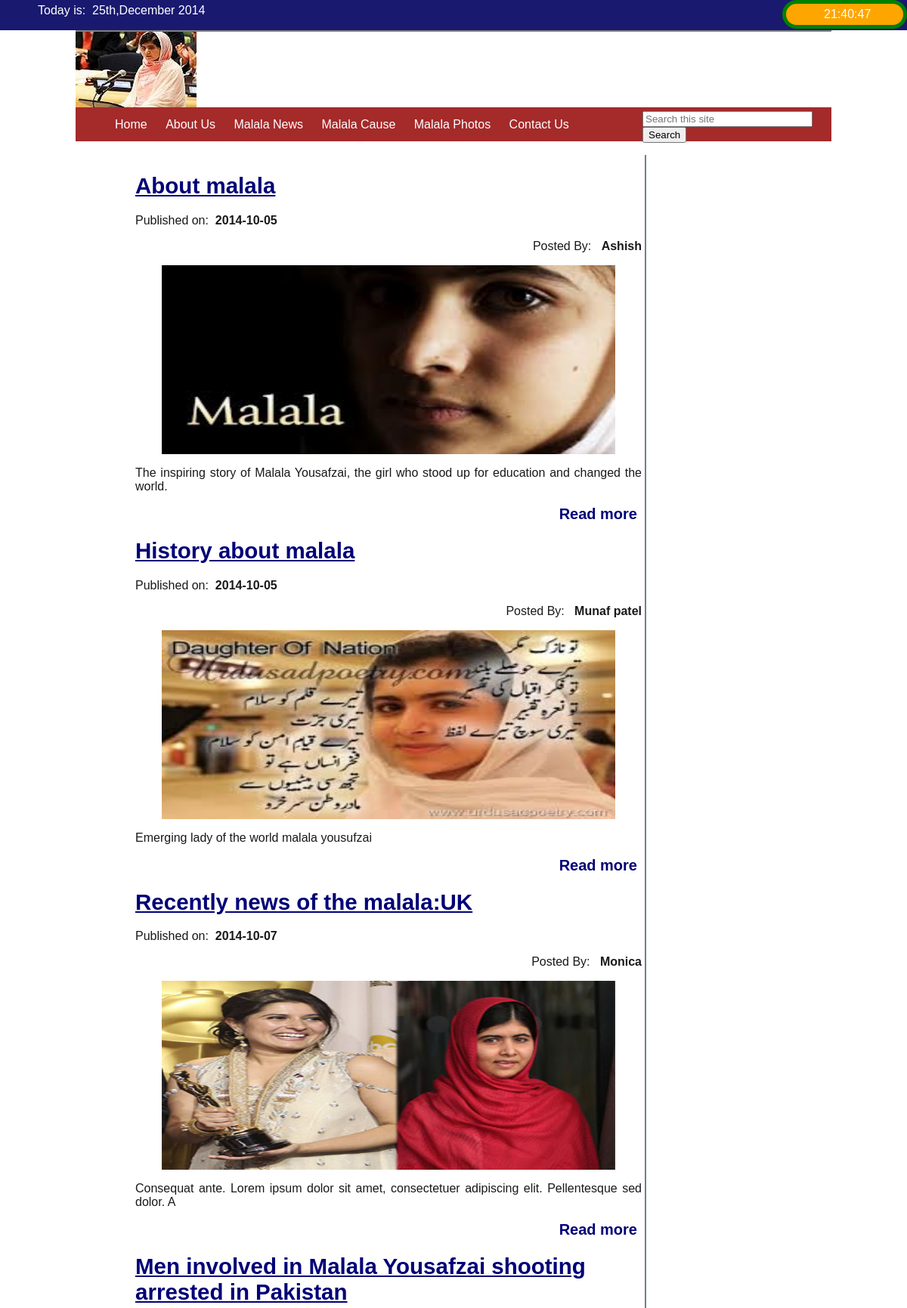
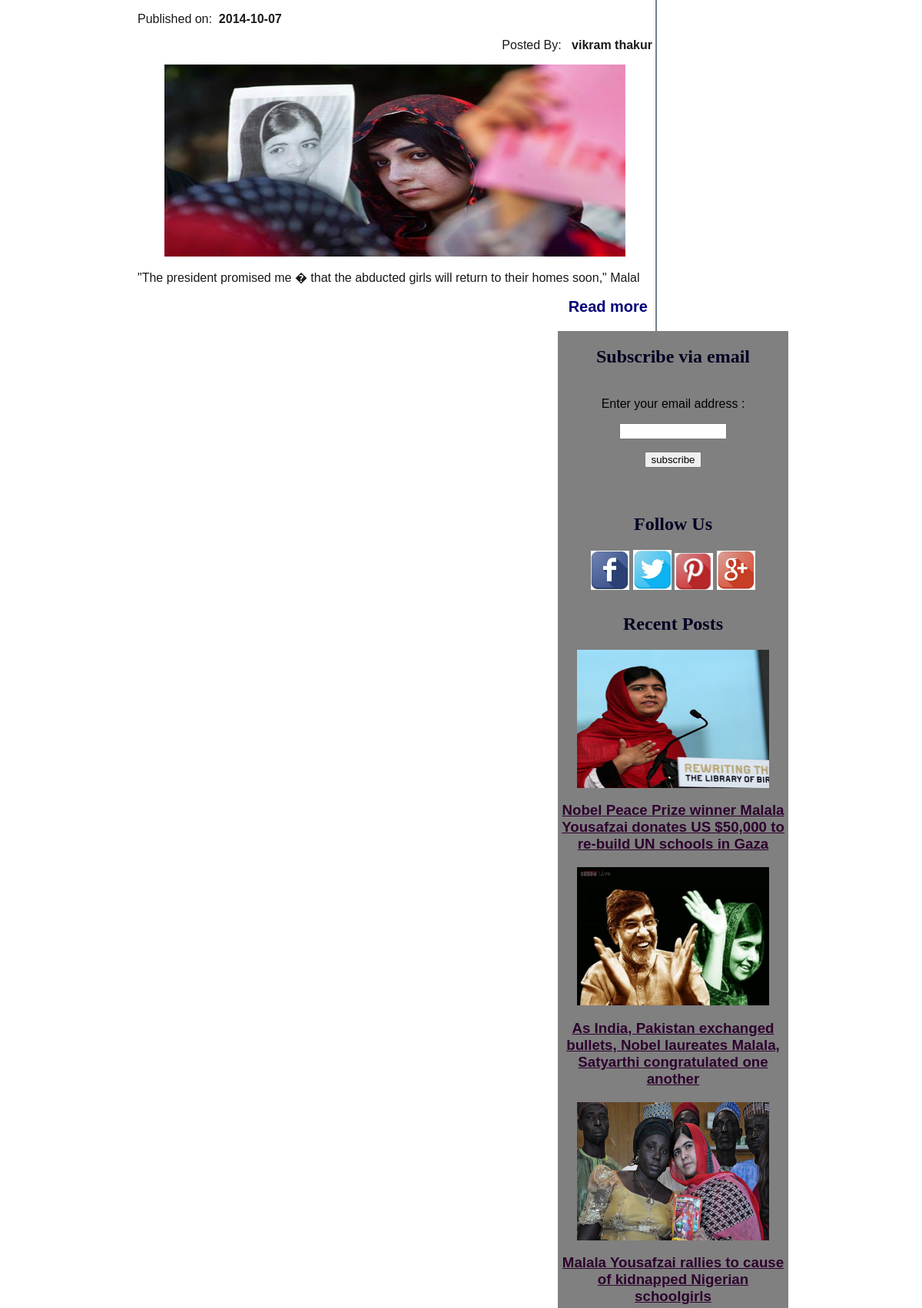
The page / (upper part) on the database its author committed (2 pictures, top to bottom).
### tables this page shows
CREATE TABLE IF NOT EXISTS `posts` (
  `post_id` int(10) NOT NULL AUTO_INCREMENT,
  `post_title` text NOT NULL,
  `post_date` date NOT NULL,
  `post_author` varchar(100) NOT NULL,
  `post_image` varchar(100) NOT NULL,
  `post_content` longtext NOT NULL,
  PRIMARY KEY (`post_id`)
);

### includes/post_body.php (the view, shortened to what this page needs)
<div class="post_body"><?php
 $query = "select * from posts order by rand() LIMIT 0,4";
 $run = mysql_query($query);
 while($row=mysql_fetch_array($run)){
	 $post_id = $row['post_id'];
	 $title = $row['post_title'];
	 $date = $row['post_date'];
	 $author = $row['post_author'];
	 $image = $row['post_image'];
	 $content = substr($row['post_content'],0,200);
?>
<h2><a href="pages.php?id=<?php echo $post_id;?>" ><?php echo $title; ?></a></h2>
<p>Published on:&nbsp;&nbsp;<b><?php echo $date;?></b></p>
<p align="right">Posted By: &nbsp;&nbsp;<b><?php echo $author;?></b></p>
<center><img src="images/<?php echo $image;?>" width="600" height="250" /></center>
<p align="justify"><?php echo $content; ?></p>
<p align="right" class='link_red'><a href="pages.php?id=<?php echo $post_id;?>" >Read more</a></p>
<?php } ?></div>

### index.php (shortened to what this page needs)
<html>
    <head>
      <link href="css/style.css" rel="stylesheet" type="text/css">
    </head>
 <body onLoad="myclock()">
 <div id="top"><div style="float:left;">
 <p>Today is:&nbsp;&nbsp;<?php echo date("jS,F Y");?></p></div>
 <p id="clock" class="clock"></p></div>
 <div><?php include("includes/header.php"); ?></div>
<div><?php include("includes/menubar.php"); ?></div>
<div><?php include("includes/post_body.php"); ?></div>
<div><?php include("includes/sidebar.php"); ?></div>
 </body>
 </html>

### includes/header.php
<div id="header">
 <img  src="images/msid-21053579.jpg" style="float:left;">
 </div>

### includes/menubar.php
<div class="navbar">
<div id="menu">
<ul>
<li><a href="index.php">Home</a></li>
<li><a href="Aboutus.php">About Us</a></li>
<li><a href="index1.php">Malala News</a></li>
<li><a href="malala_cause.php">Malala Cause</a></li>
<li><a href="Malala_photo.php">Malala Photos</a></li>
<li><a href="contact.php">Contact Us</a></li></ul>
</div>
<div id="search_box">
<form action="search.php" method="get">
  <input type="text" size="25" name="search" placeholder='Search this site' />
  <input type="submit" name="submit" value="Search" />
  </form>
</div>
</div>

### includes/sidebar.php (shortened to what this page needs)
<div id="sidebar">
<h2 >Subscribe via email</h2>
 <form style="  border:1px solid #CCC; padding:3px; border-style:none; text-align:center; " action="http://feedburner.google.com/fb/a/mailverify" method="post" target="popupwindow" onsubmit="window.open('http://feedburner.google.com/fb/a/mailverify?url=OnlineComputerTeacherKarachi','popupwindow','scrollbars=yes',width=550,height=520');return true" >
 <p >Enter your email address :</p><p><input type="text" style="width:140px;" name="email"  /></p><input type="submit" value="subscribe" /> </form>
 <div class="social" align="center">
     <h2 align='center' >Follow Us</h2>
     <a href="http://www.facebook.com/onlineustaadwali" target="_blank"><img  src="images/f.jpg" /></a>
     <a href="http://www.twitter.com/onlineustaadwali" target="_blank"><img src="images/t.jpg" /></a>
     <a href="http://www.ping.com/onlineustaadwali" target="_blank"><img src="images/p.jpg" /></a>
    <a href="http://www.google.com/onlineustaadwali" target="_blank"> <img  src="images/g.jpg" /></a></div>
     <h2>Recent Posts</h2>
     <?php
	 $query = "select*from posts order by 1 DESC LIMIT 0,5";
	 $run = mysql_query($query);
	 while($row=mysql_fetch_array($run))
	 {
		 $post_id=$row['post_id'];
	    $title = $row['post_title'];
		 $image = $row['post_image'];
?>
    <center><a href="pages.php?id=<?php echo $post_id;?>"><img src="images/<?php echo $image;?>" width="250" height="180"/> </a>
         <h3 ><a  href="pages.php?id=<?php echo $post_id;?>"><?php echo $title;?></a></h3></center>
	<?php }
	 ?>
</div>
</div>

### css/style.css (style rules this page uses)
body { margin:0px; padding:0px; font-family: sans-serif; }
#top { width:100%; height:40px; background:#191970; color:white; margin:; }
#top p { margin:0 auto; padding-top:5px; padding-left:50px; }
.clock { float:right; margin-right:100px; padding:5px; border:5px solid green; background:orange; border-radius:30px; width:100px; position:relative; color:white; }
#header { margin-top:0px; width:1000px; height:100px; margin-left:auto; margin-right:auto; border-top:2px solid gray; }
.navbar { width:1000px; height:45px; background:brown; margin-left:auto; margin-right:auto; }
#menu { width:750px; float:left; }
#menu ul { margin:2px; padding-top:5px; line-height:2em; }
#menu ul li { list-style:none; display:inline; margin:5px; }
#menu ul li a:link { color:white; margin:2px; padding:3px; font-family:Verdana, Geneva, sans-serif; text-decoration:none; }
#menu ul li a { color:white; margin:2px; padding:3px; font-family:Verdana, Geneva, sans-serif; text-decoration:none; }
#search_box { float:right; width:250px; padding-top:5px; }
.post_body { float:left; color: #191919; width:670px; background: #FFF; border-right:2px solid #708090; margin-left:175px; padding:4px; }
.post_body a { color:#007; margin-right:6px; font-size:1.23em; font-weight:bold; font:Georgia, serif; }
.link_red a:link { text-decoration:none; margin-right:6px; font-size:20px; font:Impact, Charcoal, sans-serif; }
#sidebar { float:right; width:300px; background:gray; margin-right:174px; }
#sidebar h2 { text-align:center; color:#002; font-family:"Comic Sans MS", cursive; }
#sidebar a { color: #2D002D; }
.social { margin:5px; padding:5px; border-bottom:2px solid gray; }
.social img { width:50px; }

### rows shown on the page
posts: post_title "About malala", post_date "2014-10-05", post_author "Ashish", post_image (picture), post_content "The inspiring story of Malala Yousafzai, the girl who stood up for education and changed the world."
posts: post_title "History about malala", post_date "2014-10-05", post_author "Munaf patel", post_image (picture), post_content "Emerging lady of the world malala yousufzai"
posts: post_title "Recently news of the malala:UK", post_date "2014-10-07", post_author "Monica", post_image (picture), post_content "Consequat ante. Lorem ipsum dolor sit amet, consectetuer adipiscing elit. Pellentesque sed dolor. A"
posts: post_title "Men involved in Malala Yousafzai shooting arrested in Pakistan", post_date "2014-10-07", post_author "vikram thakur", post_image (picture), post_content "\"The president promised me � that the abducted girls will return to their homes soon,\" Malal"
posts: post_image (picture), post_title "Nobel Peace Prize winner Malala Yousafzai donates US $50,000 to re-build UN schools in Gaza"
posts: post_image (picture), post_title "As India, Pakistan exchanged bullets, Nobel laureates Malala, Satyarthi congratulated one another"
posts: post_image (picture), post_title "Malala Yousafzai rallies to cause of kidnapped Nigerian schoolgirls"
